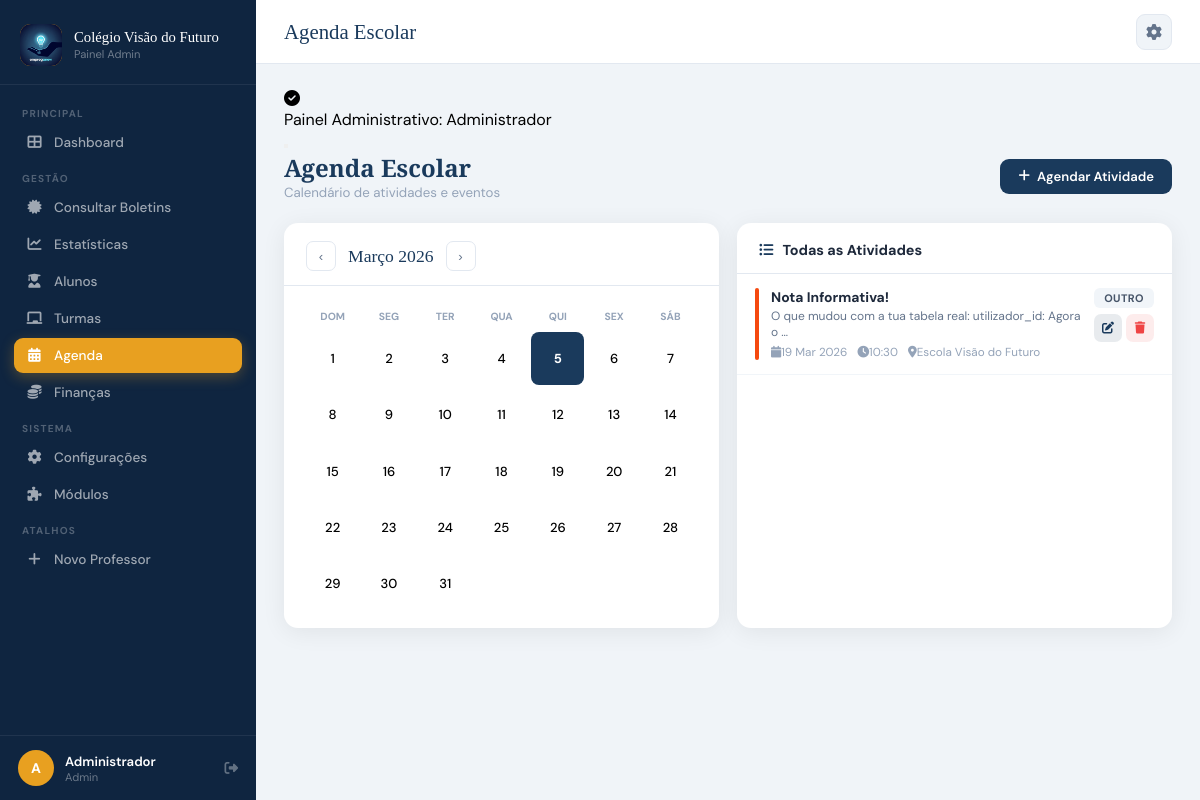
The app's page /paginas/agenda.php (signed in) with its own data.
### tables this page shows
CREATE TABLE `atividades` (
  `id` int(11) NOT NULL,
  `titulo` varchar(200) NOT NULL,
  `descricao` text DEFAULT NULL,
  `tipo` enum('evento','reuniao','feriado','exame','outro') DEFAULT 'evento',
  `cor` varchar(7) DEFAULT '#0d6efd',
  `data_inicio` datetime NOT NULL,
  `data_fim` datetime DEFAULT NULL,
  `local_atividade` varchar(255) DEFAULT NULL,
  `participantes` text DEFAULT NULL,
  `notificar` tinyint(1) DEFAULT 0,
  `criado_por` int(11) DEFAULT NULL,
  `criado_em` timestamp NOT NULL DEFAULT current_timestamp()
);

### paginas/agenda.php (the view, shortened to what this page needs)
<?php
require_once '../includes/conexao.php';
$atividades = $conn->query("SELECT * FROM atividades ORDER BY data_inicio ASC");
$tipos_info = [
    'evento'  => ['label'=>'Evento',  'bg'=>'#dcfce7','c'=>'#166534'],
    'reuniao' => ['label'=>'Reunião', 'bg'=>'#dbeafe','c'=>'#1e40af'],
    'exame'   => ['label'=>'Exame',   'bg'=>'#fef9c3','c'=>'#854d0e'],
    'feriado' => ['label'=>'Feriado', 'bg'=>'#f3e8ff','c'=>'#6b21a8'],
    'outro'   => ['label'=>'Outro',   'bg'=>'#f1f5f9','c'=>'#475569'],
];
require_once '../includes/cabecalho.php';
?>
<div style="display:flex;align-items:center;justify-content:space-between;margin-bottom:22px">
  <div>
    <h2 style="font-family:'Playfair Display',serif;color:var(--p);font-size:1.5rem">Agenda Escolar</h2>
    <p style="color:#94a3b8;font-size:.83rem">Calendário de atividades e eventos</p>
  </div>
  <button class="btn btn-p" onclick="abrirModal('modalAtiv')"><i class="fas fa-plus"></i> Agendar Atividade</button>
</div>
<div class="grid-2">
  <div class="card">
    <div class="card-header">
      <div style="display:flex;align-items:center;gap:12px">
        <button onclick="mudarMes(-1)" style="width:30px;height:30px;border-radius:7px;border:1.5px solid var(--borda);background:#fff;cursor:pointer;display:flex;align-items:center;justify-content:center;color:#64748b">&#8249;</button>
        <div style="font-family:'Playfair Display',serif;font-size:1.1rem;color:var(--p)" id="mes-label">—</div>
        <button onclick="mudarMes(1)" style="width:30px;height:30px;border-radius:7px;border:1.5px solid var(--borda);background:#fff;cursor:pointer;display:flex;align-items:center;justify-content:center;color:#64748b">&#8250;</button>
      </div>
    </div>
    <div class="card-body">
      <div id="calendario" style="display:grid;grid-template-columns:repeat(7,1fr);gap:3px"></div>
    </div>
  </div>
  <div class="card">
    <div class="card-header"><div class="card-titulo"><i class="fas fa-list-ul"></i> Todas as Atividades</div></div>
    <div class="card-body" style="padding:0;max-height:500px;overflow-y:auto">
      <?php if ($atividades->num_rows === 0): ?>
        <p style="color:#94a3b8;text-align:center;padding:30px;font-size:.85rem">Nenhuma atividade agendada.</p>
      <?php else: ?>
      <?php while($ev = $atividades->fetch_assoc()):
        $tp = $tipos_info[$ev['tipo']] ?? $tipos_info['outro'];
        $passado = strtotime($ev['data_inicio']) < time();
      ?>
      <div style="display:flex;gap:12px;align-items:flex-start;padding:14px 18px;border-bottom:1px solid #f1f5f9;<?= $passado?'opacity:.55':'' ?>">
        <div style="width:4px;border-radius:4px;background:<?= htmlspecialchars($ev['cor']) ?>;align-self:stretch;min-height:40px;flex-shrink:0"></div>
        <div style="flex:1">
          <div style="font-weight:700;font-size:.87rem;color:#1e293b"><?= htmlspecialchars($ev['titulo']) ?></div>
          <?php if($ev['descricao']): ?><div style="font-size:.75rem;color:#64748b;margin-top:2px"><?= htmlspecialchars(mb_strimwidth($ev['descricao'],0,60,'…')) ?></div><?php endif; ?>
          <div style="font-size:.73rem;color:#94a3b8;margin-top:4px;display:flex;gap:10px">
            <span><i class="fas fa-calendar me-1"></i><?= date('d M Y',strtotime($ev['data_inicio'])) ?></span>
            <span><i class="fas fa-clock me-1"></i><?= date('H:i',strtotime($ev['data_inicio'])) ?></span>
            <?php if($ev['local_atividade']): ?><span><i class="fas fa-map-marker-alt me-1"></i><?= htmlspecialchars($ev['local_atividade']) ?></span><?php endif; ?>
          </div>
        </div>
        <div style="display:flex;flex-direction:column;align-items:flex-end;gap:6px">
          <span class="badge" style="background:<?= $tp['bg'] ?>;color:<?= $tp['c'] ?>"><?= $tp['label'] ?></span>
          <div style="display:flex;gap:4px">
            <button class="btn-acao btn-editar" onclick="editarAtiv(<?= htmlspecialchars(json_encode($ev)) ?>)"><i class="fas fa-edit"></i></button>
            <form method="POST" style="display:inline" onsubmit="return confirm('Remover atividade?')">
              <button type="submit" class="btn-acao btn-apagar"><i class="fas fa-trash"></i></button>
            </form>
          </div>
        </div>
      </div>
      <?php endwhile; ?>
      <?php endif; ?>
    </div>
  </div>
</div>
<?php require_once '../includes/rodape.php'; ?>

### records on screen
atividades: titulo "Nota Informativa!", descricao "O que mudou com a tua tabela real: utilizador_id: Agora o …", data_inicio "19 Mar 2026", data_inicio "10:30", local_atividade "Escola Visão do Futuro", tipo "OUTRO"

### other values on screen
$nome_escola "Colégio Visão do Futuro"
$item['label'] "Dashboard"
$item['label'] "Alunos"
$item['label'] "Turmas"
$item['label'] "Agenda"
$item['label'] "Finanças"
$item['label'] "Configurações"
$item['label'] "Módulos"
$user_inicial "A"
$user_nome "Administrador"
$user_tipo "Admin"
$titulo_pagina "Agenda Escolar"
$f['texto'] "Painel Administrativo: Administrador"
